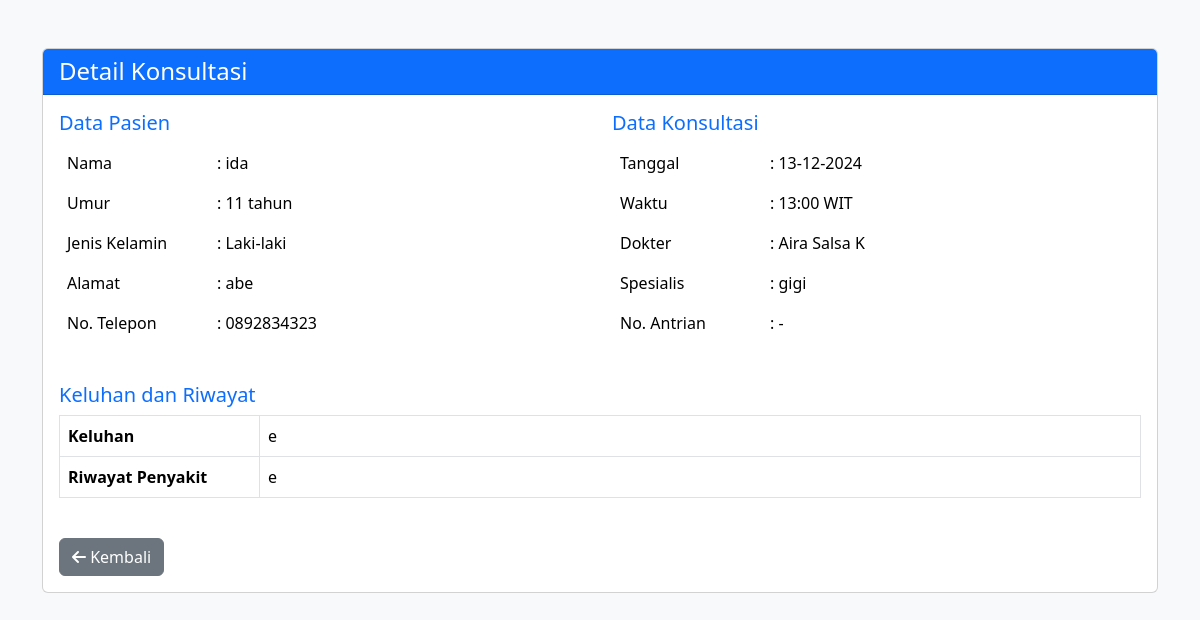
Page /Dokter/detail_konsultasi.php?id=28 (signed in) on the committed database.
### tables this page shows
CREATE TABLE `konsultasi` (
  `id_konsultasi` int(100) NOT NULL,
  `id_pasien` int(10) NOT NULL,
  `tanggal_konsultasi` date NOT NULL,
  `id_dokter` int(10) NOT NULL,
  `status_nomor_antrian` tinyint(1) NOT NULL,
  `waktu_konsultasi` time NOT NULL,
  `nomor_antrian` varchar(10) DEFAULT NULL,
  `keluhan` varchar(50) NOT NULL,
  `riwayat_penyakit` varchar(100) NOT NULL,
  `status_konsultasi` varchar(30) NOT NULL
);

CREATE TABLE `pasien` (
  `id_pasien` int(10) NOT NULL,
  `umur` int(3) NOT NULL,
  `id_dokter` int(10) DEFAULT NULL,
  `nomor_telepon` varchar(20) NOT NULL,
  `alamat` text NOT NULL,
  `jenis_kelamin` enum('Laki-laki','Perempuan','','') NOT NULL,
  `nama` varchar(30) NOT NULL,
  `id_user` int(5) DEFAULT NULL
);

CREATE TABLE `dokter` (
  `id_dokter` int(10) NOT NULL,
  `nama` varchar(100) NOT NULL,
  `alamat` varchar(20) NOT NULL,
  `jenis_kelamin` enum('Laki-laki','Perempuan','','') NOT NULL,
  `nomor_telepon` varchar(20) NOT NULL,
  `id_user` int(5) DEFAULT NULL
);

### Dokter/detail_konsultasi.php (the view, shortened to what this page needs)
<?php
require_once('../Koneksi/Config.php');
$id_konsultasi = $_GET['id'];
$query = "SELECT k.*, p.nama AS nama_pasien, p.umur, p.jenis_kelamin, p.alamat, p.nomor_telepon,
          d.nama AS nama_dokter, COALESCE(s.nama_spesialis, 'Umum') AS spesialis
          FROM konsultasi k
          JOIN pasien p ON k.id_pasien = p.id_pasien
          JOIN dokter d ON k.id_dokter = d.id_dokter
          LEFT JOIN spesialis s ON d.id_dokter = s.id_dokter
          WHERE k.id_konsultasi = ?";
if ($stmt = $conn->prepare($query)) {
    $stmt->bind_param("i", $id_konsultasi);
    $stmt->execute();
    $result = $stmt->get_result();
    $konsultasi = $result->fetch_assoc();
} else {
    header("Location: Dashboard_dokter.php");
    exit();
}
?>
<!DOCTYPE html>
<html lang="en">
<head>
    <link href="https://cdn.jsdelivr.net/npm/bootstrap@5.3.2/dist/css/bootstrap.min.css" rel="stylesheet">
    <link href="https://cdnjs.cloudflare.com/ajax/libs/font-awesome/6.0.0/css/all.min.css" rel="stylesheet">
</head>
<body class="bg-light">
    <div class="container mt-5">
        <div class="card">
            <div class="card-header bg-primary text-white">
                <h4 class="mb-0">Detail Konsultasi</h4>
            </div>
            <div class="card-body">
                <div class="row mb-4">
                    <div class="col-md-6">
                        <h5 class="text-primary">Data Pasien</h5>
                        <table class="table table-borderless">
                            <tr>
                                <td width="150">Nama</td>
                                <td>: <?php echo htmlspecialchars($konsultasi['nama_pasien']); ?></td>
                            </tr>
                            <tr>
                                <td>Umur</td>
                                <td>: <?php echo htmlspecialchars($konsultasi['umur']); ?> tahun</td>
                            </tr>
                            <tr>
                                <td>Jenis Kelamin</td>
                                <td>: <?php echo htmlspecialchars($konsultasi['jenis_kelamin']); ?></td>
                            </tr>
                            <tr>
                                <td>Alamat</td>
                                <td>: <?php echo htmlspecialchars($konsultasi['alamat']); ?></td>
                            </tr>
                            <tr>
                                <td>No. Telepon</td>
                                <td>: <?php echo htmlspecialchars($konsultasi['nomor_telepon']); ?></td>
                            </tr>
                        </table>
                    </div>
                    <div class="col-md-6">
                        <h5 class="text-primary">Data Konsultasi</h5>
                        <table class="table table-borderless">
                            <tr>
                                <td width="150">Tanggal</td>
                                <td>: <?php echo date('d-m-Y', strtotime($konsultasi['tanggal_konsultasi'])); ?></td>
                            </tr>
                            <tr>
                                <td>Waktu</td>
                                <td>: <?php echo date('H:i', strtotime($konsultasi['waktu_konsultasi'])); ?> WIT</td>
                            </tr>
                            <tr>
                                <td>Dokter</td>
                                <td>: <?php echo htmlspecialchars($konsultasi['nama_dokter']); ?></td>
                            </tr>
                            <tr>
                                <td>Spesialis</td>
                                <td>: <?php echo htmlspecialchars($konsultasi['spesialis']); ?></td>
                            </tr>
                            <tr>
                                <td>No. Antrian</td>
                                <td>: <?php echo $konsultasi['nomor_antrian'] ? htmlspecialchars($konsultasi['nomor_antrian']) : '-'; ?></td>
                            </tr>
                        </table>
                    </div>
                </div>
                <div class="row">
                    <div class="col-12">
                        <h5 class="text-primary">Keluhan dan Riwayat</h5>
                        <table class="table table-bordered">
                            <tr>
                                <th width="200">Keluhan</th>
                                <td><?php echo nl2br(htmlspecialchars($konsultasi['keluhan'])); ?></td>
                            </tr>
                            <tr>
                                <th>Riwayat Penyakit</th>
                                <td><?php echo nl2br(htmlspecialchars($konsultasi['riwayat_penyakit'])); ?></td>
                            </tr>
                        </table>
                    </div>
                </div>
                <div class="mt-4">
                    <a href="Dashboard_dokter.php" class="btn btn-secondary">
                        <i class="fas fa-arrow-left"></i> Kembali
                    </a>
                </div>
            </div>
        </div>
    </div>
</body>
</html>

### rows in the picture
konsultasi: id_pasien.nama "ida", id_pasien.umur "11", id_pasien.jenis_kelamin "Laki-laki", id_pasien.alamat "abe", id_pasien.nomor_telepon "0892834323", tanggal_konsultasi "13-12-2024", waktu_konsultasi "13:00", id_dokter.nama "Aira Salsa K", keluhan "e", riwayat_penyakit "e"

### other values in the picture
$konsultasi['spesialis'] "gigi"
